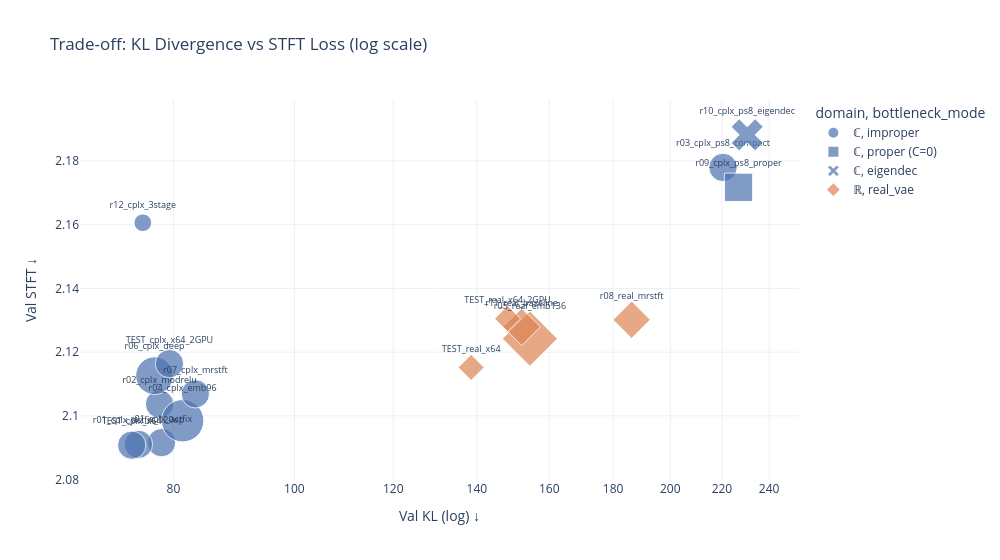
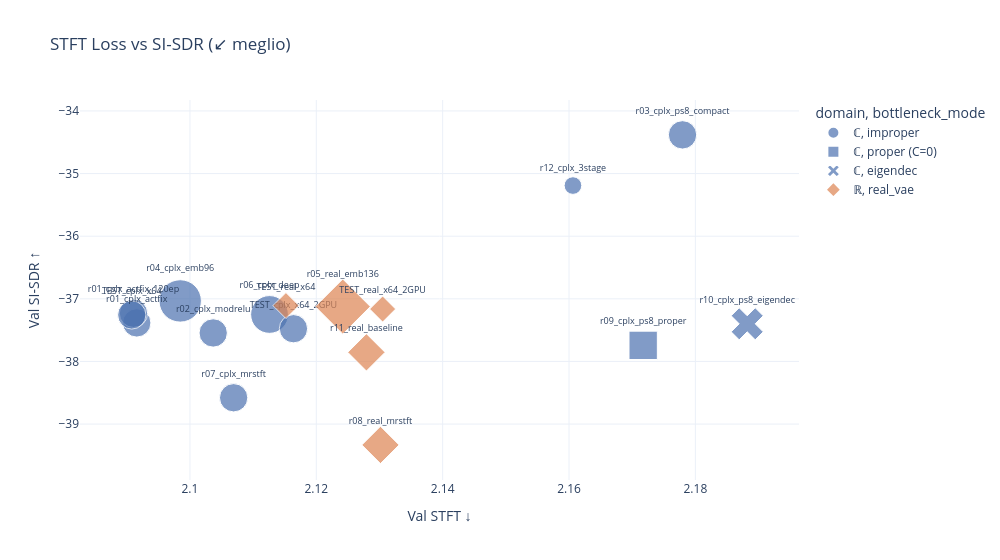

Notebook cell for these charts, in order:
### Markdown cell above
## Trade-off KL / Ricostruzione

### Code cell
sub = df[df['val/kl'].notna() & df['val/stft'].notna()].copy()

fig = px.scatter(
    sub,
    x='val/kl', y='val/stft',
    color='domain',
    symbol='bottleneck_mode',
    size='n_params_M', size_max=30,
    hover_name='Name',
    hover_data={
        'ablation_note': True,
        'epoch': True,
        'val/mel': ':.4f',
        'val/sisdr': ':.2f',
        'train/latent_std': ':.3f',
        'n_params_M': ':.1f',
        'loss_label': True,
    },
    text='Name',
    color_discrete_map=DOMAIN_COLORS,
    log_x=True,
    title='Trade-off: KL Divergence vs STFT Loss (log scale)',
    labels={'val/kl': 'Val KL (log) ↓', 'val/stft': 'Val STFT ↓'},
    template='plotly_white', width=1000, height=560,
)
fig.update_traces(textposition='top center', textfont_size=9)
fig.show()

# ── SI-SDR vs STFT ────────────────────────────────────────────────────────────
sub2 = df[df['val/stft'].notna() & df['val/sisdr'].notna()].copy()
fig2 = px.scatter(
    sub2,
    x='val/stft', y='val/sisdr',
    color='domain',
    symbol='bottleneck_mode',
    size='n_params_M', size_max=30,
    hover_name='Name',
    hover_data={
        'ablation_note': True,
        'epoch': True,
        'val/kl': ':.1f',
        'loss_label': True,
        'n_params_M': ':.1f',
    },
    text='Name',
    color_discrete_map=DOMAIN_COLORS,
    title='STFT Loss vs SI-SDR (↙ meglio)',
    labels={'val/stft': 'Val STFT ↓', 'val/sisdr': 'Val SI-SDR ↑'},
    template='plotly_white', width=1000, height=560,
)
fig2.update_traces(textposition='top center', textfont_size=9)
fig2.show()

### Figure 1 — Plotly figure (JSON) as saved in the notebook; plotly's stock layout.template omitted (floating-point values rounded to 4 significant figures)
{"data": [{"customdata": [["ComplexGELU1d — phase-equivariant fix", 79, 2.165, -37.38, 1.47, 49.25, "STFT_MSE+MRMEL"], ["+40 extra epochs (80→120)", 119, 2.154, -37.23, 1.278, 49.25, "STFT_MSE+MRMEL"], ["ModReLU — gate shape ablation", 79, 2.158, -37.54, 1.419, 49.24, "STFT_MSE+MRMEL"], ["PS 4→8, latent 128×8→32×32 (×16 cheaper diffusion)", 79, 2.224, -34.38, 0.8741, 49.37, "STFT_MSE+MRMEL"], ["embed_dim 64→96, ~110M (Swin V2-Tiny scale)", 79, 2.167, -37.03, 1.518, 110.3, "STFT_MSE+MRMEL"], ["[2,2,6,2]→[2,2,18,2] (+19M, Swin V2-S skeleton)", 79, 2.167, -37.25, 1.375, 87.45, "STFT_MSE+MRMEL"], ["STFT_MSE→MRSTFT (winning SEANet loss config)", 79, 2.264, -38.58, 1.748, 49.25, "MRSTFT+MRMEL"], ["4→3 stadi · PS 4→8 · emb 64→80 · iso-latent 128×8", 79, 2.218, -35.19, 1.351, 19.16, "STFT_MSE+MRMEL"], ["—", 49, 2.152, -37.26, 1.31, 49.2, "STFT_MSE+MRMEL"], ["—", 49, 2.16, -37.48, 1.562, 49.2, "STFT_MSE+MRMEL"]], "hovertemplate": "<b>%{hovertext}</b><br><br>domain=ℂ<br>bottleneck_mode=improper<br>Val KL (log) ↓=%{x}<br>Val STFT ↓=%{y}<br>n_params_M=%{customdata[5]:.1f}<br>Name=%{text}<br>ablation_note=%{customdata[0]}<br>epoch=%{customdata[1]}<br>val/mel=%{customdata[2]:.4f}<br>val/sisdr=%{customdata[3]:.2f}<br>train/latent_std=%{customdata[4]:.3f}<br>loss_label=%{customdata[6]}<extra></extra>", "hovertext": ["r01_cplx_actfix", "r01_cplx_actfix_120ep", "r02_cplx_modrelu", "r03_cplx_ps8_compact", "r04_cplx_emb96", "r06_cplx_deep", "r07_cplx_mrstft", "r12_cplx_3stage", "TEST_cplx_x64", "TEST_cplx_x64_2GPU"], "legendgroup": "ℂ, improper", "marker": {"color": "#4C72B0", "size": [49.25, 49.25, 49.24, 49.37, 110.3, 87.45, 49.25, 19.16, 49.2, 49.2], "sizemode": "area", "sizeref": 0.1228, "symbol": "circle"}, "mode": "markers+text", "name": "ℂ, improper", "orientation": "v", "showlegend": true, "text": ["r01_cplx_actfix", "r01_cplx_actfix_120ep", "r02_cplx_modrelu", "r03_cplx_ps8_compact", "r04_cplx_emb96", "r06_cplx_deep", "r07_cplx_mrstft", "r12_cplx_3stage", "TEST_cplx_x64", "TEST_cplx_x64_2GPU"], "textfont": {"size": 9}, "textposition": "top center", "type": "scatter", "x": [78.26, 75.01, 77.98, 220.4, 81.37, 77.26, 83.31, 75.61, 74.09, 79.42], "xaxis": "x", "y": [2.092, 2.091, 2.104, 2.178, 2.098, 2.113, 2.107, 2.161, 2.091, 2.116], "yaxis": "y"}, {"customdata": [["improper→proper (C=0) su latent compatto", 79, 2.221, -37.74, 0.865, 49.34, "STFT_MSE+MRMEL"]], "hovertemplate": "<b>%{hovertext}</b><br><br>domain=ℂ<br>bottleneck_mode=proper (C=0)<br>Val KL (log) ↓=%{x}<br>Val STFT ↓=%{y}<br>n_params_M=%{customdata[5]:.1f}<br>Name=%{text}<br>ablation_note=%{customdata[0]}<br>epoch=%{customdata[1]}<br>val/mel=%{customdata[2]:.4f}<br>val/sisdr=%{customdata[3]:.2f}<br>train/latent_std=%{customdata[4]:.3f}<br>loss_label=%{customdata[6]}<extra></extra>", "hovertext": ["r09_cplx_ps8_proper"], "legendgroup": "ℂ, proper (C=0)", "marker": {"color": "#4C72B0", "size": [49.34], "sizemode": "area", "sizeref": 0.1228, "symbol": "square"}, "mode": "markers+text", "name": "ℂ, proper (C=0)", "orientation": "v", "showlegend": true, "text": ["r09_cplx_ps8_proper"], "textfont": {"size": 9}, "textposition": "top center", "type": "scatter", "x": [226.8], "xaxis": "x", "y": [2.172], "yaxis": "y"}, {"customdata": [["improper→eigendecomp su latent compatto", 79, 2.226, -37.4, 0.8541, 49.37, "STFT_MSE+MRMEL"]], "hovertemplate": "<b>%{hovertext}</b><br><br>domain=ℂ<br>bottleneck_mode=eigendec<br>Val KL (log) ↓=%{x}<br>Val STFT ↓=%{y}<br>n_params_M=%{customdata[5]:.1f}<br>Name=%{text}<br>ablation_note=%{customdata[0]}<br>epoch=%{customdata[1]}<br>val/mel=%{customdata[2]:.4f}<br>val/sisdr=%{customdata[3]:.2f}<br>train/latent_std=%{customdata[4]:.3f}<br>loss_label=%{customdata[6]}<extra></extra>", "hovertext": ["r10_cplx_ps8_eigendec"], "legendgroup": "ℂ, eigendec", "marker": {"color": "#4C72B0", "size": [49.37], "sizemode": "area", "sizeref": 0.1228, "symbol": "x"}, "mode": "markers+text", "name": "ℂ, eigendec", "orientation": "v", "showlegend": true, "text": ["r10_cplx_ps8_eigendec"], "textfont": {"size": 9}, "textposition": "top center", "type": "scatter", "x": [230.5], "xaxis": "x", "y": [2.188], "yaxis": "y"}, {"customdata": [["ℝ iso-param di r04 · D_real≈96√2≈136 · ~110M", 79, 2.163, -37.12, 1.686, 110.5, "STFT_MSE+MRMEL"], ["ℝ iso-param di r07 · emb=92 · ~51M · MRSTFT", 79, 2.287, -39.33, 2.178, 50.76, "MRSTFT+MRMEL"], ["ℝ iso-param di r01 · emb=92 · ~51M · STFT_MSE", 79, 2.165, -37.85, 1.436, 50.76, "STFT_MSE+MRMEL"], ["—", 49, 2.172, -37.11, 1.079, 24.71, "STFT_MSE+MRMEL"], ["—", 49, 2.174, -37.16, 1.18, 24.71, "STFT_MSE+MRMEL"]], "hovertemplate": "<b>%{hovertext}</b><br><br>domain=ℝ<br>bottleneck_mode=real_vae<br>Val KL (log) ↓=%{x}<br>Val STFT ↓=%{y}<br>n_params_M=%{customdata[5]:.1f}<br>Name=%{text}<br>ablation_note=%{customdata[0]}<br>epoch=%{customdata[1]}<br>val/mel=%{customdata[2]:.4f}<br>val/sisdr=%{customdata[3]:.2f}<br>train/latent_std=%{customdata[4]:.3f}<br>loss_label=%{customdata[6]}<extra></extra>", "hovertext": ["r05_real_emb136", "r08_real_mrstft", "r11_real_baseline", "TEST_real_x64", "TEST_real_x64_2GPU"], "legendgroup": "ℝ, real_vae", "marker": {"color": "#DD8452", "size": [110.5, 50.76, 50.76, 24.71, 24.71], "sizemode": "area", "sizeref": 0.1228, "symbol": "diamond"}, "mode": "markers+text", "name": "ℝ, real_vae", "orientation": "v", "showlegend": true, "text": ["r05_real_emb136", "r08_real_mrstft", "r11_real_baseline", "TEST_real_x64", "TEST_real_x64_2GPU"], "textfont": {"size": 9}, "textposition": "top center", "type": "scatter", "x": [154.4, 186.3, 152.1, 138.5, 148.2], "xaxis": "x", "y": [2.124, 2.13, 2.128, 2.115, 2.13], "yaxis": "y"}], "layout": {"height": 560, "legend": {"itemsizing": "constant", "title": {"text": "domain, bottleneck_mode"}, "tracegroupgap": 0}, "title": {"text": "Trade-off: KL Divergence vs STFT Loss (log scale)"}, "width": 1000, "xaxis": {"anchor": "y", "domain": [0, 1], "title": {"text": "Val KL (log) ↓"}, "type": "log"}, "yaxis": {"anchor": "x", "domain": [0, 1], "title": {"text": "Val STFT ↓"}}}}

### Figure 2 — Plotly figure (JSON) as saved in the notebook; plotly's stock layout.template omitted (floating-point values rounded to 4 significant figures)
{"data": [{"customdata": [["ComplexGELU1d — phase-equivariant fix", 79, 78.26, "STFT_MSE+MRMEL", 49.25], ["+40 extra epochs (80→120)", 119, 75.01, "STFT_MSE+MRMEL", 49.25], ["ModReLU — gate shape ablation", 79, 77.98, "STFT_MSE+MRMEL", 49.24], ["PS 4→8, latent 128×8→32×32 (×16 cheaper diffusion)", 79, 220.4, "STFT_MSE+MRMEL", 49.37], ["embed_dim 64→96, ~110M (Swin V2-Tiny scale)", 79, 81.37, "STFT_MSE+MRMEL", 110.3], ["[2,2,6,2]→[2,2,18,2] (+19M, Swin V2-S skeleton)", 79, 77.26, "STFT_MSE+MRMEL", 87.45], ["STFT_MSE→MRSTFT (winning SEANet loss config)", 79, 83.31, "MRSTFT+MRMEL", 49.25], ["4→3 stadi · PS 4→8 · emb 64→80 · iso-latent 128×8", 79, 75.61, "STFT_MSE+MRMEL", 19.16], ["—", 49, 74.09, "STFT_MSE+MRMEL", 49.2], ["—", 49, 79.42, "STFT_MSE+MRMEL", 49.2]], "hovertemplate": "<b>%{hovertext}</b><br><br>domain=ℂ<br>bottleneck_mode=improper<br>Val STFT ↓=%{x}<br>Val SI-SDR ↑=%{y}<br>n_params_M=%{customdata[4]:.1f}<br>Name=%{text}<br>ablation_note=%{customdata[0]}<br>epoch=%{customdata[1]}<br>val/kl=%{customdata[2]:.1f}<br>loss_label=%{customdata[3]}<extra></extra>", "hovertext": ["r01_cplx_actfix", "r01_cplx_actfix_120ep", "r02_cplx_modrelu", "r03_cplx_ps8_compact", "r04_cplx_emb96", "r06_cplx_deep", "r07_cplx_mrstft", "r12_cplx_3stage", "TEST_cplx_x64", "TEST_cplx_x64_2GPU"], "legendgroup": "ℂ, improper", "marker": {"color": "#4C72B0", "size": [49.25, 49.25, 49.24, 49.37, 110.3, 87.45, 49.25, 19.16, 49.2, 49.2], "sizemode": "area", "sizeref": 0.1228, "symbol": "circle"}, "mode": "markers+text", "name": "ℂ, improper", "orientation": "v", "showlegend": true, "text": ["r01_cplx_actfix", "r01_cplx_actfix_120ep", "r02_cplx_modrelu", "r03_cplx_ps8_compact", "r04_cplx_emb96", "r06_cplx_deep", "r07_cplx_mrstft", "r12_cplx_3stage", "TEST_cplx_x64", "TEST_cplx_x64_2GPU"], "textfont": {"size": 9}, "textposition": "top center", "type": "scatter", "x": [2.092, 2.091, 2.104, 2.178, 2.098, 2.113, 2.107, 2.161, 2.091, 2.116], "xaxis": "x", "y": [-37.38, -37.23, -37.54, -34.38, -37.03, -37.25, -38.58, -35.19, -37.26, -37.48], "yaxis": "y"}, {"customdata": [["improper→proper (C=0) su latent compatto", 79, 226.8, "STFT_MSE+MRMEL", 49.34]], "hovertemplate": "<b>%{hovertext}</b><br><br>domain=ℂ<br>bottleneck_mode=proper (C=0)<br>Val STFT ↓=%{x}<br>Val SI-SDR ↑=%{y}<br>n_params_M=%{customdata[4]:.1f}<br>Name=%{text}<br>ablation_note=%{customdata[0]}<br>epoch=%{customdata[1]}<br>val/kl=%{customdata[2]:.1f}<br>loss_label=%{customdata[3]}<extra></extra>", "hovertext": ["r09_cplx_ps8_proper"], "legendgroup": "ℂ, proper (C=0)", "marker": {"color": "#4C72B0", "size": [49.34], "sizemode": "area", "sizeref": 0.1228, "symbol": "square"}, "mode": "markers+text", "name": "ℂ, proper (C=0)", "orientation": "v", "showlegend": true, "text": ["r09_cplx_ps8_proper"], "textfont": {"size": 9}, "textposition": "top center", "type": "scatter", "x": [2.172], "xaxis": "x", "y": [-37.74], "yaxis": "y"}, {"customdata": [["improper→eigendecomp su latent compatto", 79, 230.5, "STFT_MSE+MRMEL", 49.37]], "hovertemplate": "<b>%{hovertext}</b><br><br>domain=ℂ<br>bottleneck_mode=eigendec<br>Val STFT ↓=%{x}<br>Val SI-SDR ↑=%{y}<br>n_params_M=%{customdata[4]:.1f}<br>Name=%{text}<br>ablation_note=%{customdata[0]}<br>epoch=%{customdata[1]}<br>val/kl=%{customdata[2]:.1f}<br>loss_label=%{customdata[3]}<extra></extra>", "hovertext": ["r10_cplx_ps8_eigendec"], "legendgroup": "ℂ, eigendec", "marker": {"color": "#4C72B0", "size": [49.37], "sizemode": "area", "sizeref": 0.1228, "symbol": "x"}, "mode": "markers+text", "name": "ℂ, eigendec", "orientation": "v", "showlegend": true, "text": ["r10_cplx_ps8_eigendec"], "textfont": {"size": 9}, "textposition": "top center", "type": "scatter", "x": [2.188], "xaxis": "x", "y": [-37.4], "yaxis": "y"}, {"customdata": [["ℝ iso-param di r04 · D_real≈96√2≈136 · ~110M", 79, 154.4, "STFT_MSE+MRMEL", 110.5], ["ℝ iso-param di r07 · emb=92 · ~51M · MRSTFT", 79, 186.3, "MRSTFT+MRMEL", 50.76], ["ℝ iso-param di r01 · emb=92 · ~51M · STFT_MSE", 79, 152.1, "STFT_MSE+MRMEL", 50.76], ["—", 49, 138.5, "STFT_MSE+MRMEL", 24.71], ["—", 49, 148.2, "STFT_MSE+MRMEL", 24.71]], "hovertemplate": "<b>%{hovertext}</b><br><br>domain=ℝ<br>bottleneck_mode=real_vae<br>Val STFT ↓=%{x}<br>Val SI-SDR ↑=%{y}<br>n_params_M=%{customdata[4]:.1f}<br>Name=%{text}<br>ablation_note=%{customdata[0]}<br>epoch=%{customdata[1]}<br>val/kl=%{customdata[2]:.1f}<br>loss_label=%{customdata[3]}<extra></extra>", "hovertext": ["r05_real_emb136", "r08_real_mrstft", "r11_real_baseline", "TEST_real_x64", "TEST_real_x64_2GPU"], "legendgroup": "ℝ, real_vae", "marker": {"color": "#DD8452", "size": [110.5, 50.76, 50.76, 24.71, 24.71], "sizemode": "area", "sizeref": 0.1228, "symbol": "diamond"}, "mode": "markers+text", "name": "ℝ, real_vae", "orientation": "v", "showlegend": true, "text": ["r05_real_emb136", "r08_real_mrstft", "r11_real_baseline", "TEST_real_x64", "TEST_real_x64_2GPU"], "textfont": {"size": 9}, "textposition": "top center", "type": "scatter", "x": [2.124, 2.13, 2.128, 2.115, 2.13], "xaxis": "x", "y": [-37.12, -39.33, -37.85, -37.11, -37.16], "yaxis": "y"}], "layout": {"height": 560, "legend": {"itemsizing": "constant", "title": {"text": "domain, bottleneck_mode"}, "tracegroupgap": 0}, "title": {"text": "STFT Loss vs SI-SDR (↙ meglio)"}, "width": 1000, "xaxis": {"anchor": "y", "domain": [0, 1], "title": {"text": "Val STFT ↓"}}, "yaxis": {"anchor": "x", "domain": [0, 1], "title": {"text": "Val SI-SDR ↑"}}}}
